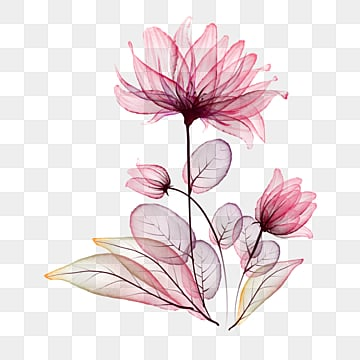
#> input picture image/flower.jpeg, 360 x 360 px
$ python -i app.py   (imports and definitions only)
#> lines starting #> are read from the running program, lines starting #| are printed output that depends on the picture
import streamlit as st
from PIL import Image
import cv2
import numpy as np
import math

def pil2cv(image):
    # pillow型→opencv型
    new_image = np.array(image, dtype=np.uint8)
    if new_image.ndim == 2:  # モノクロ
        pass
    elif new_image.shape[2] == 3:  # カラー
        new_image = cv2.cvtColor(new_image, cv2.COLOR_RGB2BGR)
#> new_image is the input picture: shape (360, 360, 3); mean B, G, R 228, 225.8, 236.2
    elif new_image.shape[2] == 4:  # 透過
        new_image = cv2.cvtColor(new_image, cv2.COLOR_RGBA2BGRA)
    return new_image

def cv2pil(image):
    # opencv型→pillow型
    new_image = image.copy()
    if new_image.ndim == 2:  # モノクロ
        pass
    elif new_image.shape[2] == 3:  # カラー
        new_image = cv2.cvtColor(new_image, cv2.COLOR_BGR2RGB)
    elif new_image.shape[2] == 4:  # 透過
        new_image = cv2.cvtColor(new_image, cv2.COLOR_BGRA2RGBA)
    new_image = Image.fromarray(new_image)
    return new_image

# [7 lines left out: function expa_shrink, not called in this run]

def symmetry_onlyX(img):
    img_cv = pil2cv(img)
    h, w, c = img_cv.shape
#> h = 360; w = 360; c = 3
    mat = np.array([[1, 0, 0], [0, -1, 0]], dtype=np.float32)
    affine_img_scale_xy = cv2.warpAffine(img_cv, mat, (int(w * 2), h))
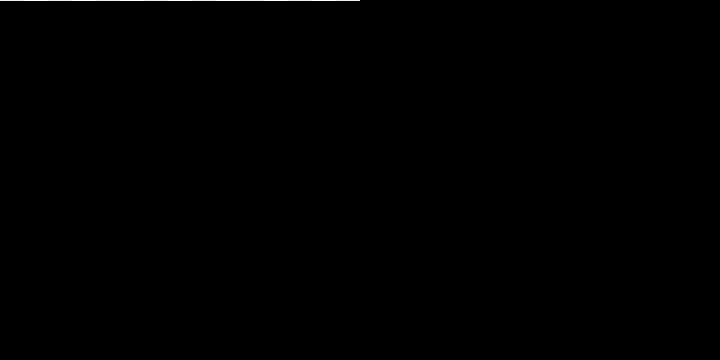
#> affine_img_scale_xy: shape (360, 720, 3); min 0, max 255, mean 0.3
    new_img = cv2pil(affine_img_scale_xy)
    return new_img

# [42 lines left out: functions symmetry_onlyY, symmetry_xy, rotate, skew_x, skew_y, not called in this run]

# [50 lines not run here, left out]

>>> import cv2
>>> picture = cv2.cvtColor(cv2.imread('image/flower.jpeg'), cv2.COLOR_BGR2RGB)
>>> result = symmetry_onlyX(picture)
